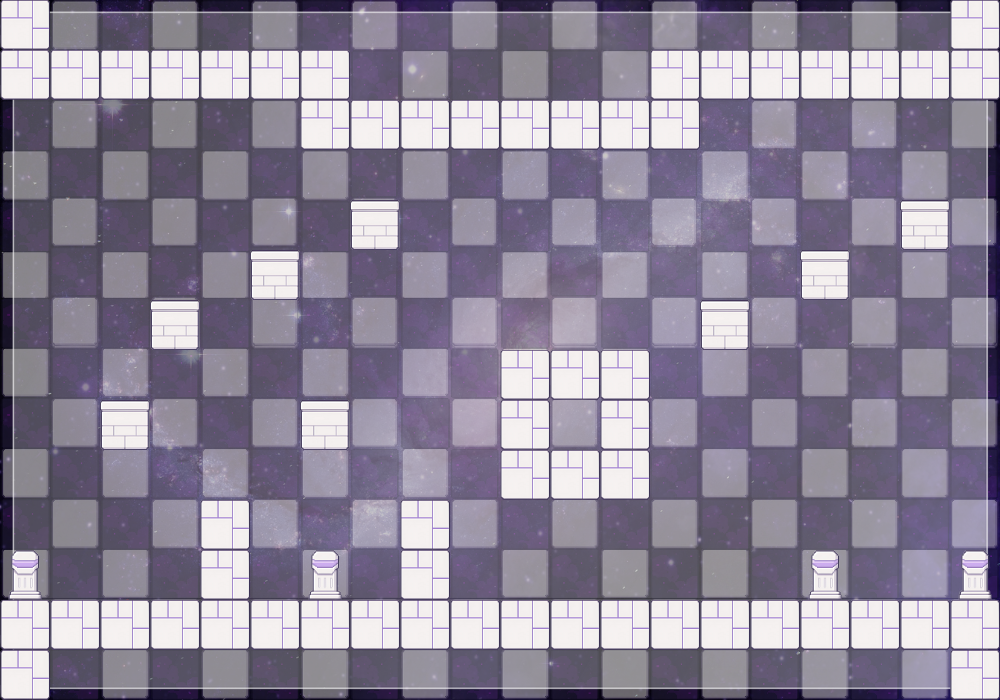

The image is a tile-based game level rendered from a .tmx file. Its description and complete source (layers, tilesets, objects, tile grids) follow:
An orthogonal 20x14 tile map with 50x50 px tiles, 1 tile layer (Tile Layer 1), 1 image layer and 3 objects.

<map version="1.10" tiledversion="1.11.2" orientation="orthogonal" renderorder="right-down" width="20" height="14" tilewidth="50" tileheight="50" infinite="0" nextlayerid="5" nextobjectid="4">
 <properties>
  <property name="time_limit" type="int" value="50" />
  <property name="turns" type="int" value="20" />
 </properties>
 <tileset firstgid="1" source="../assets/sprites.tsx" />
 <imagelayer id="2" name="background">
  <image source="../assets/level-bg.png" width="1000" height="700" />
 </imagelayer>
 <layer id="1" name="Tile Layer 1" width="20" height="14">
  <data encoding="csv">
16,0,0,0,0,0,0,0,0,0,0,0,0,0,0,0,0,0,0,16,
16,16,16,16,16,16,16,0,0,0,0,0,0,16,16,16,16,16,16,16,
0,0,0,0,0,0,16,16,16,16,16,16,16,16,0,0,0,0,0,0,
0,0,0,0,0,0,0,0,0,0,0,0,0,0,0,0,0,0,0,0,
0,0,0,0,0,0,0,20,0,0,0,0,0,0,0,0,0,0,20,0,
0,0,0,0,0,20,0,0,0,0,0,0,0,0,0,0,20,0,0,0,
0,0,0,20,0,0,0,0,0,0,0,0,0,0,20,0,0,0,0,0,
0,0,0,0,0,0,0,0,0,0,16,16,16,0,0,0,0,0,0,0,
0,0,20,0,0,0,20,0,0,0,16,0,16,0,0,0,0,0,0,0,
0,0,0,0,0,0,0,0,0,0,16,16,16,0,0,0,0,0,0,0,
0,0,0,0,16,0,0,0,16,0,0,0,0,0,0,0,0,0,0,0,
19,0,0,0,16,0,19,0,16,0,0,0,0,0,0,0,19,0,0,19,
16,16,16,16,16,16,16,16,16,16,16,16,16,16,16,16,16,16,16,16,
16,0,0,0,0,0,0,0,0,0,0,0,0,0,0,0,0,0,0,16
</data>
 </layer>
 <objectgroup id="4" name="Object Layer 1">
  <object id="1" gid="8" x="350" y="200" width="50" height="50" />
  <object id="2" gid="4" x="600" y="600" width="50" height="50" />
  <object id="3" gid="4" x="500" y="600" width="50" height="50" />
 </objectgroup>
</map>
